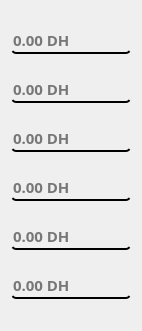
    <widget class="QWidget" name="layoutWidget">
     <property name="geometry">
      <rect>
       <x>910</x>
       <y>0</y>
       <width>142</width>
       <height>331</height>
      </rect>
     </property>
     <layout class="QVBoxLayout" name="verticalLayout_6">
      <item>
       <widget class="QLineEdit" name="o2">
        <property name="font">
         <font>
          <family>Mongolian Baiti</family>
          <pointsize>11</pointsize>
          <weight>75</weight>
          <bold>true</bold>
         </font>
        </property>
        <property name="styleSheet">
         <string notr="true">color: rgb(0, 0, 0);
border-radius:5px;
background-color:transparent;
border-bottom:2px solid rgb(0, 0, 0);</string>
        </property>
        <property name="text">
         <string/>
        </property>
        <property name="readOnly">
         <bool>true</bool>
        </property>
        <property name="placeholderText">
         <string>0.00 DH</string>
        </property>
       </widget>
      </item>
      <item>
       <widget class="QLineEdit" name="o1">
        <property name="font">
         <font>
          <family>Mongolian Baiti</family>
          <pointsize>11</pointsize>
          <weight>75</weight>
          <bold>true</bold>
         </font>
        </property>
        <property name="styleSheet">
         <string notr="true">color: rgb(0, 0, 0);
border-radius:5px;
background-color:transparent;
border-bottom:2px solid rgb(0, 0, 0);</string>
        </property>
        <property name="text">
         <string/>
        </property>
        <property name="readOnly">
         <bool>true</bool>
        </property>
        <property name="placeholderText">
         <string>0.00 DH</string>
        </property>
       </widget>
      </item>
      <item>
       <widget class="QLineEdit" name="o05">
        <property name="font">
         <font>
          <family>Mongolian Baiti</family>
          <pointsize>11</pointsize>
          <weight>75</weight>
          <bold>true</bold>
         </font>
        </property>
        <property name="styleSheet">
         <string notr="true">color: rgb(0, 0, 0);
border-radius:5px;
background-color:transparent;
border-bottom:2px solid rgb(0, 0, 0);</string>
        </property>
        <property name="text">
         <string/>
        </property>
        <property name="readOnly">
         <bool>true</bool>
        </property>
        <property name="placeholderText">
         <string>0.00 DH</string>
        </property>
       </widget>
      </item>
      <item>
       <widget class="QLineEdit" name="o02">
        <property name="font">
         <font>
          <family>Mongolian Baiti</family>
          <pointsize>11</pointsize>
          <weight>75</weight>
          <bold>true</bold>
         </font>
        </property>
        <property name="styleSheet">
         <string notr="true">color: rgb(0, 0, 0);
border-radius:5px;
background-color:transparent;
border-bottom:2px solid rgb(0, 0, 0);</string>
        </property>
        <property name="text">
         <string/>
        </property>
        <property name="readOnly">
         <bool>true</bool>
        </property>
        <property name="placeholderText">
         <string>0.00 DH</string>
        </property>
       </widget>
      </item>
      <item>
       <widget class="QLineEdit" name="o01">
        <property name="font">
         <font>
          <family>Mongolian Baiti</family>
          <pointsize>11</pointsize>
          <weight>75</weight>
          <bold>true</bold>
         </font>
        </property>
        <property name="styleSheet">
         <string notr="true">color: rgb(0, 0, 0);
border-radius:5px;
background-color:transparent;
border-bottom:2px solid rgb(0, 0, 0);</string>
        </property>
        <property name="text">
         <string/>
        </property>
        <property name="readOnly">
         <bool>true</bool>
        </property>
        <property name="placeholderText">
         <string>0.00 DH</string>
        </property>
       </widget>
      </item>
      <item>
       <widget class="QLineEdit" name="o001">
        <property name="font">
         <font>
          <family>Mongolian Baiti</family>
          <pointsize>11</pointsize>
          <weight>75</weight>
          <bold>true</bold>
         </font>
        </property>
        <property name="styleSheet">
         <string notr="true">color: rgb(0, 0, 0);
border-radius:5px;
background-color:transparent;
border-bottom:2px solid rgb(0, 0, 0);</string>
        </property>
        <property name="text">
         <string/>
        </property>
        <property name="readOnly">
         <bool>true</bool>
        </property>
        <property name="placeholderText">
         <string>0.00 DH</string>
        </property>
       </widget>
      </item>
     </layout>
    </widget>
